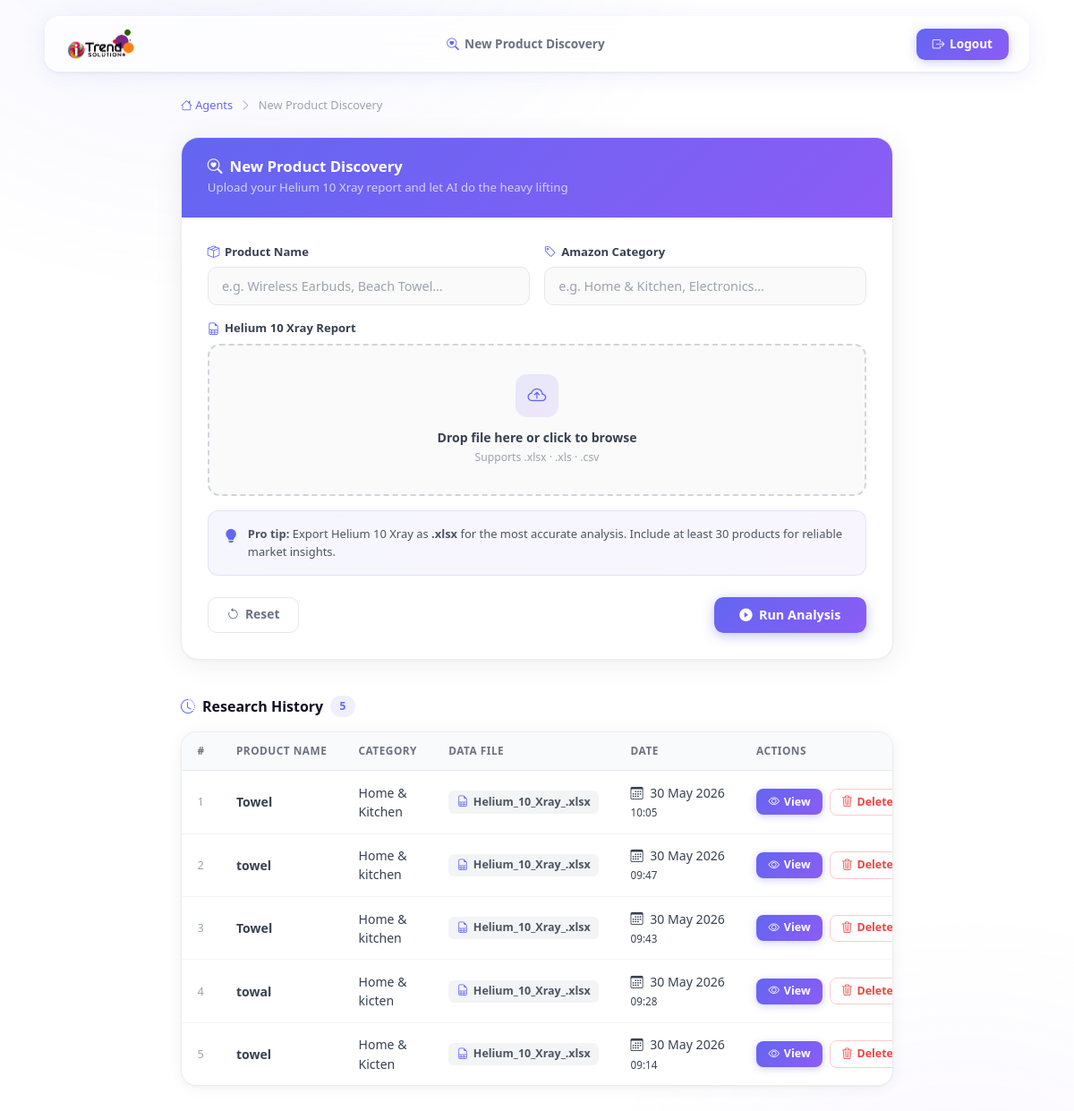
The page /newproductresearch/ on the database its author committed.
### iTrendAI/models.py (models this page shows, shortened)
class ResearchReport(models.Model):
    product_name = models.CharField(max_length=255)
    category     = models.CharField(max_length=255)
    file_name    = models.CharField(max_length=255, default='—')
    ai_output    = models.TextField()
    created_at   = models.DateTimeField(auto_now_add=True)
    class Meta:
        ordering = ['-created_at']

### iTrendAI/views.py (the view)
# urls.py: path('newproductresearch/',          views.newproductresearch,        name='newproductresearch'),
def newproductresearch(request):
    history = ResearchReport.objects.all()
    return render(request, 'newproductresearch.html', {'history': history})

### iTrendAI/templates/newproductresearch.html (shortened to what this page needs)
{% load static %}
<!DOCTYPE html>
<html lang="en">
<head>
  <link href="https://cdn.jsdelivr.net/npm/bootstrap@5.3.8/dist/css/bootstrap.min.css" rel="stylesheet">
  <link href="https://cdn.jsdelivr.net/npm/bootstrap-icons@1.11.3/font/bootstrap-icons.min.css" rel="stylesheet">
</head>
<body>
  <nav class="glass-nav">
    <a href="{% url 'iTrendAI:agents' %}" class="nav-brand">
      <img src="{% static 'image/iTrend Logo.png' %}" alt="iTrend Logo">
    </a>
    <span class="nav-title"><i class="bi bi-search-heart"></i> New Product Discovery</span>
    <a href="#" class="btn-gradient"><i class="bi bi-box-arrow-right"></i> Logout</a>
  </nav>
  <div class="page-wrapper">
    <div class="container" style="max-width: 820px;">
      <div class="breadcrumb-row">
        <a href="{% url 'iTrendAI:agents' %}"><i class="bi bi-house"></i> Agents</a>
        <i class="bi bi-chevron-right"></i>
        <span>New Product Discovery</span>
      </div>
      <div class="form-card">
        <div class="card-top-bar">
          <h5><i class="bi bi-search-heart me-2"></i>New Product Discovery</h5>
          <p>Upload your Helium 10 Xray report and let AI do the heavy lifting</p>
        </div>
        <div class="card-body-inner">
          <form method="post" action="{% url 'iTrendAI:newproductresearchreport' %}" enctype="multipart/form-data" id="researchForm" novalidate>
            <div class="row g-3 mb-3">
              <div class="col-md-6">
                <label class="field-label" for="product_name"><i class="bi bi-box-seam"></i> Product Name</label>
                <input type="text" id="product_name" name="product_name" class="field-input"
                       placeholder="e.g. Wireless Earbuds, Beach Towel…" autocomplete="off" required>
              </div>
              <div class="col-md-6">
                <label class="field-label" for="category"><i class="bi bi-tag"></i> Amazon Category</label>
                <input type="text" id="category" name="category" class="field-input"
                       placeholder="e.g. Home & Kitchen, Electronics…" autocomplete="off" required>
              </div>
            </div>
            <div class="mb-3">
              <label class="field-label"><i class="bi bi-file-earmark-spreadsheet"></i> Helium 10 Xray Report</label>
              <div class="upload-zone" id="dropZone">
                <div class="upload-icon"><i class="bi bi-cloud-arrow-up" id="uploadIconI"></i></div>
                <div class="upload-main-text" id="uploadMainText">Drop file here or click to browse</div>
                <div class="upload-sub-text"  id="uploadSubText">Supports .xlsx · .xls · .csv</div>
              </div>
            </div>
            <div class="tip-box mb-4">
              <i class="bi bi-lightbulb-fill"></i>
              <p><strong>Pro tip:</strong> Export Helium 10 Xray as <strong>.xlsx</strong> for the most accurate analysis. Include at least 30 products for reliable market insights.</p>
            </div>
            <div class="d-flex justify-content-between align-items-center">
              <button type="button" class="btn-reset" onclick="resetForm()">
                <i class="bi bi-arrow-counterclockwise"></i> Reset
              </button>
              <button type="submit" class="btn-submit" id="submitBtn">
                <i class="bi bi-play-circle-fill"></i> Run Analysis
              </button>
            </div>
          </form>
        </div>
      </div>
      <div class="section-header">
        <div class="section-title">
          <i class="bi bi-clock-history"></i> Research History
          <span class="history-count">{{ history.count }}</span>
        </div>
      </div>
      <div class="history-card">
        {% if history %}
        <table class="history-table">
          <thead>
            <tr>
              <th>#</th>
              <th>Product Name</th>
              <th>Category</th>
              <th>Data File</th>
              <th>Date</th>
              <th>Actions</th>
            </tr>
          </thead>
          <tbody>
            {% for report in history %}
            <tr>
              <td style="color:#9ca3af; font-size:.8rem; width:40px;">{{ forloop.counter }}</td>
              <td class="td-product">{{ report.product_name }}</td>
              <td class="td-category">{{ report.category }}</td>
              <td>
                <span class="td-file" title="{{ report.file_name }}">
                  <i class="bi bi-file-earmark-spreadsheet"></i>
                  {{ report.file_name }}
                </span>
              </td>
              <td class="td-date">
                <i class="bi bi-calendar3 me-1"></i>
                {{ report.created_at|date:"d M Y" }}<br>
                <span style="font-size:.73rem;">{{ report.created_at|date:"H:i" }}</span>
              </td>
              <td>
                <div class="actions-cell">
                  <a href="{% url 'iTrendAI:view_report' report.pk %}" class="btn-view">
                    <i class="bi bi-eye"></i> View
                  </a>
                  <form method="post" action="{% url 'iTrendAI:delete_report' report.pk %}" style="margin:0;"
                        onsubmit="return confirm('Delete this report? This cannot be undone.');">
                    <button type="submit" class="btn-delete">
                      <i class="bi bi-trash3"></i> Delete
                    </button>
                  </form>
                </div>
              </td>
            </tr>
            {% endfor %}
          </tbody>
        </table>
        {% else %}
        <div class="history-empty">
          <i class="bi bi-inbox"></i>
          <p>No reports yet.<br>Run your first analysis above to see it here.</p>
        </div>
        {% endif %}
      </div>
    </div>
  </div>
</body>
</html>

### rows shown on the page
ResearchReport: product_name "Towel", category "Home & Kitchen", file_name "Helium_10_Xray_.xlsx", created_at "30 May 2026", created_at "10:05"
ResearchReport: product_name "towel", category "Home & kitchen", file_name "Helium_10_Xray_.xlsx", created_at "30 May 2026", created_at "09:47"
ResearchReport: product_name "Towel", category "Home & kitchen", file_name "Helium_10_Xray_.xlsx", created_at "30 May 2026", created_at "09:43"
ResearchReport: product_name "towal", category "Home & kicten", file_name "Helium_10_Xray_.xlsx", created_at "30 May 2026", created_at "09:28"
ResearchReport: product_name "towel", category "Home & Kicten", file_name "Helium_10_Xray_.xlsx", created_at "30 May 2026", created_at "09:14"

### other values the page prints
{{ history.count }} "5"
